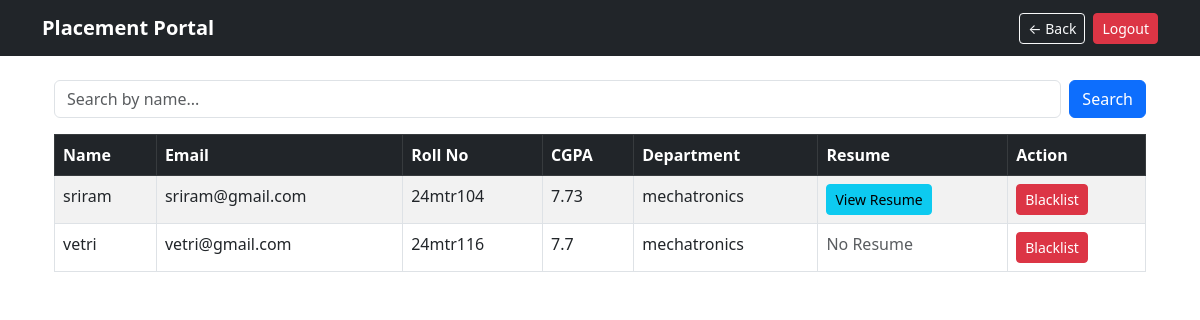
/admin/students (signed in), run on the app's committed database.
### app/models.py (models this page shows)
class Student(db.Model):
    __tablename__='students'
    id=db.Column(db.Integer,primary_key=True)
    user_id=db.Column(db.Integer,db.ForeignKey('users.id'))
    roll_no=db.Column(db.String(30),unique=True,nullable=False)
    cgpa=db.Column(db.Float,nullable=False)
    department=db.Column(db.String(100),nullable=False)
    resume=db.Column(db.String(200),nullable=True)
    user = db.relationship('User', backref=db.backref('student',uselist=False))

class User(UserMixin,db.Model):
    __tablename__='users'
    id=db.Column(db.Integer,primary_key=True)
    name=db.Column(db.String(100),nullable=False)
    email=db.Column(db.String(100),unique=True,nullable=False)
    password=db.Column(db.String(200),nullable=False)
    role=db.Column(db.String(20),nullable=False)
    is_active=db.Column(db.Boolean,default=True)
    created_at=db.Column(db.DateTime,default=datetime.utcnow)

### app/blueprints/admin.py (the view)
@admin_bp.route('/students', methods=['GET'])
@admin_required
def students():
    search = request.args.get('search', '')
    if search:
        students = Student.query.join(User, Student.user_id == User.id).filter(
            User.name.ilike(f'%{search}%')
        ).all()
    else:
        students = Student.query.all()
    return render_template('admin/student.html', students=students)

### app/models.py (called while the page is built)
@login_manager.user_loader
def load_user(user_id):
    return User.query.get(int(user_id))

### app/utils.py (called while the page is built)
def admin_required(f):
    @wraps(f)
    def decorated(*args, **kwargs):
        if not current_user.is_authenticated or current_user.role != 'admin':
            return abort(403)
        return f(*args, **kwargs)
    return decorated

### app/templates/admin/student.html
{% extends 'base.html' %}
{% block content %}
<div class="container mt-4">
    <form action="{{ url_for('admin.students') }}" method="get" class="mb-3 d-flex">
        <input type="text" name="search" class="form-control me-2" placeholder="Search by name...">
        <button type="submit" class="btn btn-primary">Search</button>
    </form>
    <table class="table table-bordered table-striped table-hover">
        <thead class="table-dark">
            <tr>
                <th>Name</th>
                <th>Email</th>
                <th>Roll No</th>
                <th>CGPA</th>
                <th>Department</th>
                <th>Resume</th>
                <th>Action</th>
            </tr>
        </thead>
        <tbody>
        {% for student in students %}
            <tr>
                <td>{{ student.user.name }}</td>
                <td>{{ student.user.email }}</td>
                <td>{{ student.roll_no }}</td>
                <td>{{ student.cgpa }}</td>
                <td>{{ student.department }}</td>
                <td>
                    {% if student.resume %}
    <a href="{{ url_for('static', filename='uploads/resumes/' + student.resume) }}"
       target="_blank" class="btn btn-sm btn-info">View Resume</a>
{% else %}
    <span class="text-muted">No Resume</span>
{% endif %}
                </td>
                <td>
        {% if student.user.is_active %}
            <form action="/admin/student/{{ student.id }}/blacklist" method="post">
            <button type="submit" class="btn btn-danger btn-sm">Blacklist</button>
            </form>
        {% else %}
            <form action="/admin/student/{{ student.id }}/unblacklist" method="post">
                <button type="submit" class="btn btn-success btn-sm">Unblacklist</button>
            </form>
        {% endif %}
</td>
            </tr>
        {% endfor %}
        </tbody>
    </table>
</div>
{% endblock %}

### app/templates/base.html (shortened to what this page needs)
<!DOCTYPE html>
<html>
<head>
    <link href="https://cdn.jsdelivr.net/npm/bootstrap@5.3.0/dist/css/bootstrap.min.css" rel="stylesheet">
</head>
<body>
<nav class="navbar navbar-expand-lg navbar-dark bg-dark">
    <div class="container">
        <a class="navbar-brand fw-bold" href="#">Placement Portal</a>
        <div class="d-flex gap-2">
            {% if current_user.is_authenticated %}
                {% if request.endpoint not in ['auth.login', 'auth.register'] %}
                    <a href="javascript:history.back()" class="btn btn-outline-light btn-sm">
                        ← Back
                    </a>
                {% endif %}
                <a href="{{ url_for('auth.logout') }}" class="btn btn-danger btn-sm">
                    Logout
                </a>
            {% endif %}
        </div>
    </div>
</nav>
<div class="container mt-4">
    {% block content %}
    {% endblock %}
</div>
</body>
</html>

### data on the page
Student: user.name "sriram", user.email "sriram@gmail.com", roll_no "24mtr104", cgpa "7.73", department "mechatronics"
Student: user.name "vetri", user.email "vetri@gmail.com", roll_no "24mtr116", cgpa "7.7", department "mechatronics", shows "No Resume"
